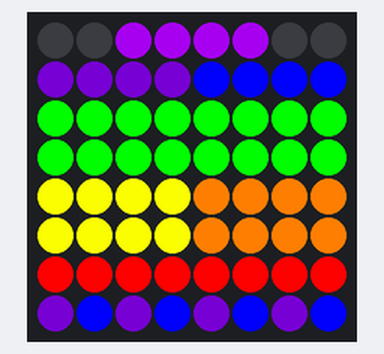
A program run on a simulated Raspberry Pi (BCM pin numbers) with a Sense HAT. Shown: the Sense HAT's 8×8 RGB LED matrix. At 0.0 s the program stops and its outputs stay as they are.

Above: at 0.1 s.

The program:

displayImage.py
```python
from sense_hat import SenseHat

sense = SenseHat()
v = (148, 0, 211)
i = (75, 0, 130)
b = (0, 0, 255)
g = (0, 255, 0)
y = (255, 255, 0)
o = (255, 127, 0)
r = (255, 0, 0)
e = (0, 0, 0)

image = [e, e, v, v, v, v, e, e,
         i, i, i, i, b, b, b, b,
         g, g, g, g, g, g, g, g,
         g, g, g, g, g, g, g, g,
         y, y, y, y, o, o, o, o,
         y, y, y, y, o, o, o, o,
         r, r, r, r, r, r, r, r,
         i, b, i, b, i, b, i, b]

sense.set_pixels(image)
```
